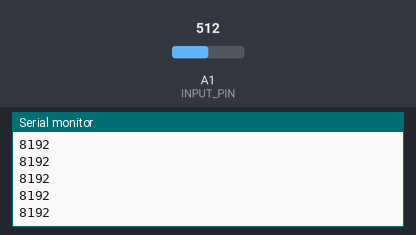
A sketch run on a simulated Arduino Uno R4 Minima. Shown: the last lines printed to the serial monitor. Inputs (shaded band) come from the test bench; at power-on: A1 (INPUT_PIN) = 512 (analog values on the 0–1023 scale).

Above: at 1.2 s.
1.3 s: A1 (INPUT_PIN) set to 716
At 2.3 s:
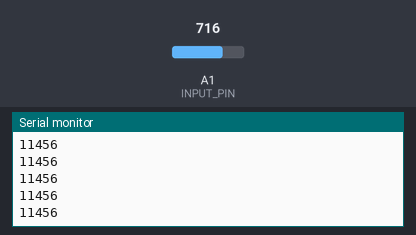
2.8 s: A1 (INPUT_PIN) set to 900
At 3.3 s:
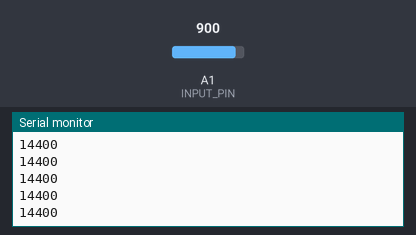
Timing chart, 0 to 5.8 s (numbered marks = the images above; inputs shaded):
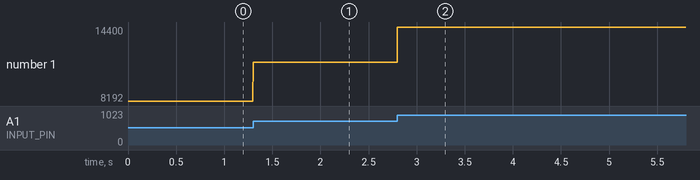

The sketch:

neural_core_streamer.ino
```cpp
/*
 * Neural Core: raw EEG streamer
 * Board : Arduino UNO R4 (Minima or WiFi). Works on UNO R3 at 10-bit.
 * Sensor: Upside Down Labs BioAmp EXG Pill (default EEG/EOG configuration)
 *
 * Wiring (from the kit card):
 *   BioAmp VCC -> 5V
 *   BioAmp GND -> GND
 *   BioAmp OUT -> A1   (A0 on our board is faulty)
 *
 * The firmware stays dumb on purpose: it samples A1 at a fixed 250 Hz and
 * prints one integer per line. All filtering, FFT and scoring run in the
 * Neural Core server, where they are tested and can be tuned without
 * reflashing.
 *
 * Protocol (115200 baud, '\n' line endings):
 *   #NC1 fs=250 bits=14 board=UNO_R4     header, on boot and when 'i' is received
 *   8231                                 one raw ADC sample per line
 *
 * Run on battery power (laptop unplugged from the wall) during play: it
 * removes most of the 50 Hz mains hum.
 */

#define SAMPLE_RATE_HZ 250
#define BAUD_RATE      115200
#define INPUT_PIN      A1

#if defined(ARDUINO_UNOR4_MINIMA) || defined(ARDUINO_UNOR4_WIFI)
  #define ADC_BITS 14
  #define BOARD_NAME "UNO_R4"
#else
  #define ADC_BITS 10
  #define BOARD_NAME "AVR"
#endif

const unsigned long SAMPLE_PERIOD_US = 1000000UL / SAMPLE_RATE_HZ;
unsigned long nextSampleUs = 0;

void printHeader() {
  Serial.print(F("#NC1 fs="));
  Serial.print(SAMPLE_RATE_HZ);
  Serial.print(F(" bits="));
  Serial.print(ADC_BITS);
  Serial.print(F(" board="));
  Serial.println(F(BOARD_NAME));
}

void setup() {
  Serial.begin(BAUD_RATE);
  // Native USB on the R4: wait briefly for the host, but never block forever.
  unsigned long start = millis();
  while (!Serial && millis() - start < 2000) {}
#if ADC_BITS == 14
  analogReadResolution(14);
#endif
  pinMode(INPUT_PIN, INPUT);
  printHeader();
  nextSampleUs = micros();
}

void loop() {
  // Host commands: 'i' re-sends the header (the server asks on connect).
  while (Serial.available() > 0) {
    if (Serial.read() == 'i') printHeader();
  }

  unsigned long now = micros();
  // Signed difference survives the micros() wrap every ~70 minutes.
  if ((long)(now - nextSampleUs) >= 0) {
    nextSampleUs += SAMPLE_PERIOD_US;
    // If we fell far behind (USB stall), resync instead of bursting.
    if ((long)(now - nextSampleUs) > (long)(SAMPLE_PERIOD_US * 10)) nextSampleUs = now + SAMPLE_PERIOD_US;
    int value = analogRead(INPUT_PIN);
    Serial.println(value);
  }
}
```

Measured:
- after the input at 1.3 s, the serial monitor: prints a new line at once (image 1)
- after the input at 2.8 s, the serial monitor: prints a new line at once (image 2)
- plotted number 1: 8192 → 11456 after the input at 1.3 s, 11456 → 14400 after the input at 2.8 s
